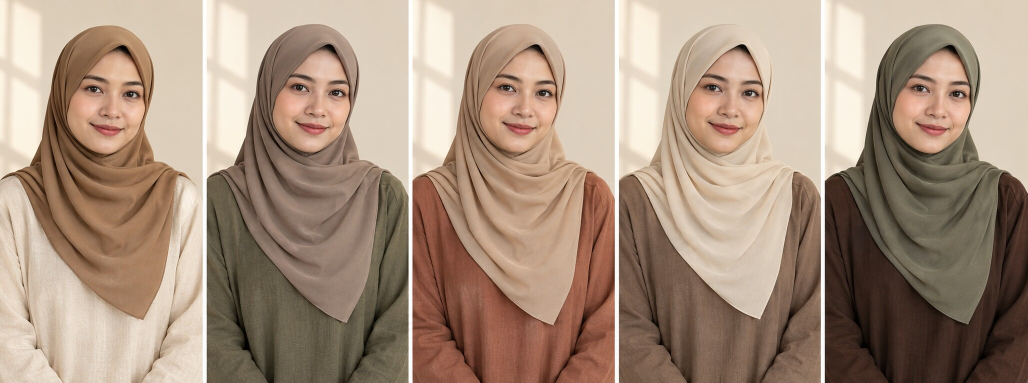
#> input picture CONTENT/DAY-17/assets/earth-tone-five-looks.jpg, 2056 x 765 px (shown at 1/2 size)
$ python render.py
#> lines starting #> are read from the running program, lines starting #| are printed output that depends on the picture
"""Render Day 17 carousel, Stories, and QA previews.

Run: python CONTENT/DAY-17/render.py
Requires: Pillow.
"""

from pathlib import Path
from PIL import Image, ImageDraw, ImageFont, ImageOps

ROOT = Path(__file__).resolve().parent
ASSETS = ROOT / "assets"
SOURCE = ASSETS / "earth-tone-five-looks.jpg"

CW, CH = 1080, 1350
SW, SH = 1080, 1920
PAPER = (250, 247, 241)
CREAM = (244, 237, 228)
DARK = (48, 41, 37)
MUTED = (103, 91, 84)
LINE = (210, 195, 181)
CAMEL = (170, 126, 82)
TAUPE = (145, 127, 113)
TERRACOTTA = (167, 87, 62)
SAND = (216, 190, 155)
MOCHA = (115, 88, 72)
SAGE = (119, 123, 91)
CHOCOLATE = (78, 52, 42)
OLIVE = (111, 114, 75)
WHITE = (255, 255, 255)
SERIF_BOLD = "/usr/share/fonts/truetype/dejavu/DejaVuSerif-Bold.ttf"
SANS = "/usr/share/fonts/truetype/dejavu/DejaVuSans.ttf"
SANS_BOLD = "/usr/share/fonts/truetype/dejavu/DejaVuSans-Bold.ttf"

LOOKS = [
    ("OATMEAL + CAMEL", CAMEL, "light & warm",
     "Outfit terang menjaga look terasa ringan. Camel menambah kehangatan tanpa kontras yang terlalu tajam.",
     ["ringan", "hangat", "low contrast"]),
    ("OLIVE + WARM TAUPE", TAUPE, "grounded neutral",
     "Olive memberi warna utama yang muted. Warm taupe menjaga palet tetap tenang dan earthy.",
     ["muted", "tenang", "grounded"]),
    ("TERRACOTTA + SAND", TERRACOTTA, "warm accent",
     "Terracotta menjadi aksen hangat. Sand yang lebih terang memberi ruang dan keseimbangan visual.",
     ["hangat", "berwarna", "seimbang"]),
    ("MOCHA + SOFT CREAM", MOCHA, "tonal contrast",
     "Mocha memberi dasar medium–deep. Soft cream membuat kontras terang yang tetap hangat.",
     ["tonal", "clean", "medium contrast"]),
    ("CHOCOLATE + MUTED SAGE", SAGE, "deep earthy",
     "Chocolate menjadi dasar yang dalam. Muted sage menambah warna lembut tanpa memutus nuansa earthy.",
     ["deep", "earthy", "soft color"]),
]


def font(path, size):
    return ImageFont.truetype(path, size)


def rounded(draw, box, radius=30, fill=PAPER, outline=None, width=2):
    draw.rounded_rectangle(box, radius=radius, fill=fill, outline=outline, width=width)


def wrap(draw, value, face, max_width):
    rows, row = [], ""
    for word in value.split():
        trial = f"{row} {word}".strip()
        if draw.textbbox((0, 0), trial, font=face)[2] <= max_width:
            row = trial
        else:
            if row:
                rows.append(row)
            row = word
    if row:
        rows.append(row)
    return rows


def text_block(draw, value, xy, face, fill, max_width, leading=None):
    x, y = xy
    leading = leading or int(face.size * 1.18)
    for row in wrap(draw, value, face, max_width):
        draw.text((x, y), row, font=face, fill=fill)
        y += leading
    return y


def footer(draw, h=CH, light=False):
    draw.text((64, h - 45), "@hijabsyaricoid", font=font(SANS, 22),
              fill=PAPER if light else MUTED, anchor="ls")


def panel(index):
    src = Image.open(SOURCE).convert("RGB")
    pw = src.width / 5
    pad = 4
    left = round(index * pw) + (pad if index else 0)
    right = round((index + 1) * pw) - (pad if index < 4 else 0)
    return src.crop((left, 0, right, src.height))


def strip(size):
    out = Image.new("RGB", size, PAPER)
    gap = 6
    cell = (size[0] - gap * 4) // 5
    for i in range(5):
        pic = ImageOps.fit(panel(i), (cell, size[1]), Image.Resampling.LANCZOS, centering=(.5, .42))
        out.paste(pic, (i * (cell + gap), 0))
    return out


def cover():
    im = Image.new("RGB", (CW, CH), PAPER)
    im.paste(strip((CW, 700)), (0, 650))
    ov = Image.new("RGBA", (CW, CH), (0, 0, 0, 0))
    od = ImageDraw.Draw(ov)
    od.rectangle((0, 0, CW, 760), fill=(*PAPER, 238))
    im = Image.alpha_composite(im.convert("RGBA"), ov).convert("RGB")
    d = ImageDraw.Draw(im)
    text_block(d, "5 kombinasi earth tone yang nggak terasa monoton.",
               (64, 88), font(SERIF_BOLD, 68), DARK, 930, 80)
    rounded(d, (64, 430, 872, 534), radius=48, fill=CREAM, outline=LINE)
    d.text((104, 461), "Light · grounded · warm · tonal · deep",
           font=font(SANS_BOLD, 27), fill=DARK)
    footer(d, light=True)
    return im


def overview():
    im = Image.new("RGB", (CW, CH), CREAM)
    d = ImageDraw.Draw(im)
    text_block(d, "Pilih arah paletnya dulu", (64, 76), font(SERIF_BOLD, 60), DARK, 900, 72)
    y = 250
    for i, (name, color, lead, _, _) in enumerate(LOOKS, 1):
        rounded(d, (64, y, 1016, y + 154), radius=30, fill=PAPER, outline=LINE)
        d.rounded_rectangle((92, y + 28, 222, y + 126), radius=24, fill=color)
        d.text((157, y + 77), f"{i:02d}", font=font(SANS_BOLD, 26),
               fill=PAPER if i != 4 else DARK, anchor="mm")
        d.text((254, y + 34), name, font=font(SANS_BOLD, 26), fill=DARK)
        d.text((254, y + 83), lead, font=font(SANS, 25), fill=MUTED)
        y += 174
    d.text((64, 1168), "Referensi visual—bukan aturan warna universal.",
           font=font(SANS, 23), fill=MUTED)
    footer(d)
    return im


def look_slide(index):
    name, color, lead, body, tags = LOOKS[index]
    im = Image.new("RGB", (CW, CH), PAPER)
    portrait = ImageOps.fit(panel(index), (520, 1120), Image.Resampling.LANCZOS, centering=(.5, .42))
    im.paste(portrait, (560, 105))
    ov = Image.new("RGBA", (CW, CH), (0, 0, 0, 0))
    od = ImageDraw.Draw(ov)
    od.rectangle((0, 0, 620, CH), fill=(*PAPER, 247))
    im = Image.alpha_composite(im.convert("RGBA"), ov).convert("RGB")
    d = ImageDraw.Draw(im)
    rounded(d, (64, 84, 326, 150), radius=30, fill=color)
    d.text((195, 117), f"{index+1:02d}  {name.split(' + ')[0]}",
           font=font(SANS_BOLD, 20), fill=PAPER if index != 3 else DARK, anchor="mm")
    text_block(d, name.replace(" + ", " +\n"), (64, 210),
               font(SERIF_BOLD, 53), DARK, 470, 64)
    d.text((64, 372), lead, font=font(SANS_BOLD, 28), fill=color)
    y = text_block(d, body, (64, 444), font(SANS, 28), DARK, 450, 43)
    d.line((64, y + 26, 510, y + 26), fill=LINE, width=2)
    for i, tag in enumerate(tags):
        yy = y + 80 + i * 75
        d.ellipse((64, yy + 8, 84, yy + 28), fill=color)
        d.text((108, yy), tag, font=font(SANS_BOLD, 24), fill=MUTED)
    d.text((64, 1176), "Cek lagi di cahaya alami.", font=font(SANS, 22), fill=MUTED)
    footer(d)
    return im


def chooser():
    im = Image.new("RGB", (CW, CH), (224, 211, 191))
    d = ImageDraw.Draw(im)
    text_block(d, "Pilih lewat 3 pertanyaan", (64, 82), font(SERIF_BOLD, 62), DARK, 920, 74)
    cards = [
        ("01", "Mau kontras light,", "medium, atau deep?"),
        ("02", "Mau netral dominan", "atau satu aksen warna?"),
        ("03", "Warna mana yang", "sudah ada di lemari?"),
    ]
    y = 340
    for num, a, b in cards:
        rounded(d, (64, y, 1016, y + 210), radius=36, fill=PAPER, outline=LINE)
        d.ellipse((96, y + 64, 178, y + 146), fill=CHOCOLATE)
        d.text((137, y + 105), num, font=font(SANS_BOLD, 24), fill=PAPER, anchor="mm")
        d.text((218, y + 52), a, font=font(SANS_BOLD, 31), fill=DARK)
        d.text((218, y + 108), b, font=font(SANS, 29), fill=MUTED)
        y += 236
    rounded(d, (64, 1075, 1016, 1208), radius=32, fill=CHOCOLATE)
    d.text((540, 1121), "Simpan paletnya, lalu cek di cahaya alami.",
           font=font(SANS_BOLD, 27), fill=PAPER, anchor="mm")
    d.text((540, 1165), "Nomor berapa yang ingin kamu coba?",
           font=font(SANS, 24), fill=PAPER, anchor="mm")
    footer(d)
    return im


def story_one():
    im = Image.new("RGB", (SW, SH), PAPER)
    im.paste(strip((SW, 1020)), (0, 900))
    d = ImageDraw.Draw(im)
    text_block(d, "Earth tone kamu lebih sering…", (72, 150),
               font(SERIF_BOLD, 70), DARK, 920, 84)
    d.text((72, 382), "Light atau deep?", font=font(SANS_BOLD, 36), fill=MUTED)
    rounded(d, (72, 540, 1008, 810), radius=40, fill=CREAM, outline=LINE)
    d.text((540, 615), "RUANG POLL INSTAGRAM", font=font(SANS_BOLD, 25), fill=TAUPE, anchor="mm")
    d.text((540, 716), "LIGHT   /   DEEP", font=font(SANS_BOLD, 38), fill=DARK, anchor="mm")
    footer(d, SH, light=True)
    return im


def story_two():
    im = Image.new("RGB", (SW, SH), CREAM)
    d = ImageDraw.Draw(im)
    text_block(d, "Pilih satu kombinasi", (72, 150), font(SERIF_BOLD, 72), DARK, 920, 86)
    a = ImageOps.fit(panel(0), (430, 920), Image.Resampling.LANCZOS, centering=(.5, .42))
    b = ImageOps.fit(panel(4), (430, 920), Image.Resampling.LANCZOS, centering=(.5, .42))
    im.paste(a, (72, 410))
    im.paste(b, (578, 410))
    d = ImageDraw.Draw(im)
    rounded(d, (92, 1250, 482, 1335), radius=40, fill=CAMEL)
    d.text((287, 1292), "A — LIGHT", font=font(SANS_BOLD, 27), fill=PAPER, anchor="mm")
    rounded(d, (598, 1250, 988, 1335), radius=40, fill=CHOCOLATE)
    d.text((793, 1292), "B — DEEP", font=font(SANS_BOLD, 27), fill=PAPER, anchor="mm")
    rounded(d, (72, 1465, 1008, 1740), radius=40, fill=PAPER, outline=LINE)
    d.text((540, 1542), "RUANG POLL INSTAGRAM", font=font(SANS_BOLD, 25), fill=TAUPE, anchor="mm")
    d.text((540, 1650), "A — LIGHT   /   B — DEEP", font=font(SANS_BOLD, 34), fill=DARK, anchor="mm")
    footer(d, SH)
    return im


def story_three():
    im = Image.new("RGB", (SW, SH), CREAM)
    d = ImageDraw.Draw(im)
    text_block(d, "Nomor berapa yang ingin kamu coba?", (72, 150),
               font(SERIF_BOLD, 70), DARK, 920, 84)
    x = 72
    for i, (_, color, _, _, _) in enumerate(LOOKS, 1):
        d.rounded_rectangle((x, 520, x + 164, 670), radius=30, fill=color, outline=LINE)
        d.text((x + 82, 595), str(i), font=font(SANS_BOLD, 38),
               fill=PAPER if i != 4 else DARK, anchor="mm")
        x += 184
    rounded(d, (72, 850, 1008, 1230), radius=42, fill=PAPER, outline=LINE)
    d.text((540, 946), "RUANG QUESTIONS STICKER", font=font(SANS_BOLD, 25), fill=TAUPE, anchor="mm")
    d.text((540, 1080), "1, 2, 3, 4, atau 5?", font=font(SANS_BOLD, 38), fill=DARK, anchor="mm")
    d.text((72, 1480), "Jawabanmu membantu Color Lab berikutnya.",
           font=font(SANS_BOLD, 29), fill=MUTED)
    footer(d, SH)
    return im


def save_png(im, path):
    tmp = path.with_name(path.stem + ".rendering.png")
    if tmp.exists():
        tmp.unlink()
    im.convert("RGB").quantize(colors=256, method=Image.Quantize.MEDIANCUT).save(tmp, optimize=False)
    with Image.open(tmp) as check:
        check.load()
        if check.size != im.size:
            raise ValueError(f"Dimension mismatch: {path}")
    tmp.replace(path)


def sheet(images, path, cols, thumb):
    rows = (len(images) + cols - 1) // cols
    canvas = Image.new("RGB", (thumb[0] * cols, thumb[1] * rows + 54), WHITE)
    d = ImageDraw.Draw(canvas)
    d.text((20, 12), "DAY 17 — QA PREVIEW", font=font(SANS_BOLD, 24), fill=DARK)
    for i, im in enumerate(images):
        small = im.convert("RGB").resize(thumb, Image.Resampling.LANCZOS)
        canvas.paste(small, ((i % cols) * thumb[0], 54 + (i // cols) * thumb[1]))
    save_png(canvas, path)


def main():
    ASSETS.mkdir(parents=True, exist_ok=True)
    slides = [cover(), overview()] + [look_slide(i) for i in range(5)] + [chooser()]
#> in panel, src is the input picture: PIL image 2056x765 RGB; mean R, G, B 167.2, 144.7, 126.3
#> in cover, `ov = Image.new("RGBA", (CW, CH), (0, 0, 0, 0))`: ov: PIL image 1080x1350 RGBA; every value is 0
#> the loop in look_slide (call 2), `for i, tag in enumerate(tags):` made 3 passes
#> tag on passes 1 to 3: 'muted', 'tenang', 'grounded'
#> in look_slide (call 5), `name, color, lead, body, tags = LOOKS[index]`: name = 'CHOCOLATE + MUTED SAGE'; color = (119, 123, 91); lead = 'deep earthy'; tags = ['deep', 'earthy', 'soft color']
#> in look_slide (call 5), `portrait = ImageOps.fit(panel(index), (520, 1120), Image.Resampling.LA..`:
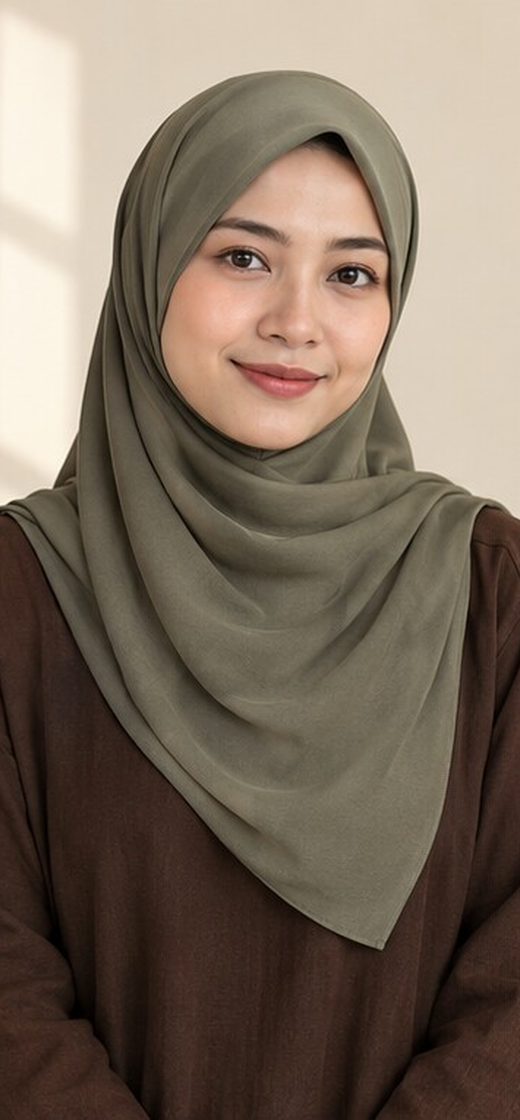
#> portrait: PIL image 520x1120 RGB; mean R, G, B 123.9, 108.8, 94
#> in look_slide (call 5), `im = Image.alpha_composite(im.convert("RGBA"), ov).convert("RGB")`:
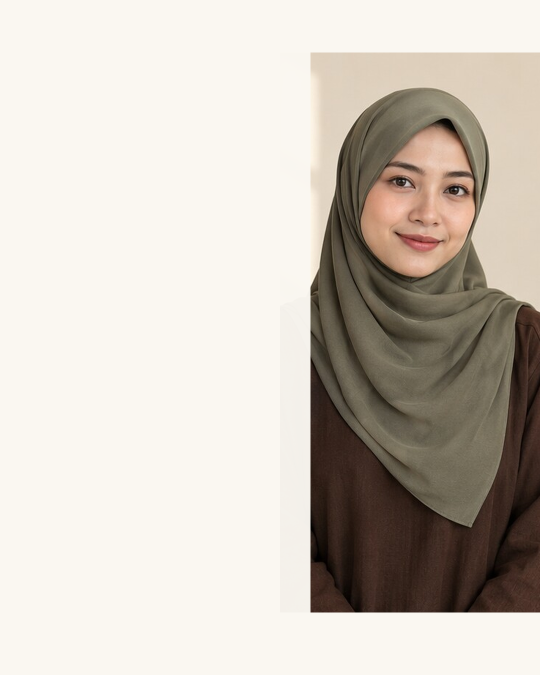
#> im: PIL image 1080x1350 RGB (shown at 1/2 size); mean R, G, B 204.6, 197.3, 188
#> the loop in look_slide (call 5), `for i, tag in enumerate(tags):` made 3 passes
#> in chooser, `im = Image.new("RGB", (CW, CH), (224, 211, 191))`:
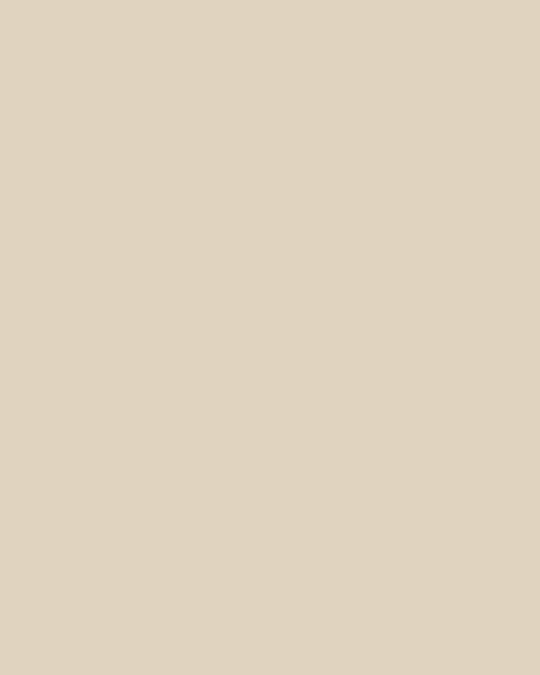
#> im: PIL image 1080x1350 RGB (shown at 1/2 size); mean R, G, B 224, 211, 191
#> slides = 8 items
    for i, im in enumerate(slides, 1):
        save_png(im, ASSETS / f"carousel-{i:02d}.png")
#> in save_png, `im.convert("RGB").quantize(colors=256, method=Image.Quantize.MEDIANCUT..`:
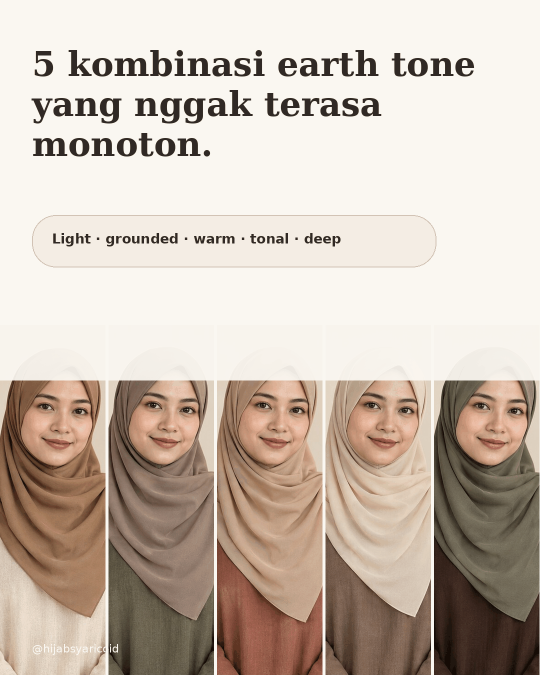
#> saved as carousel-01.rendering.png: PIL image 1080x1350 P (shown at 1/2 size); mean R, G, B 202.1, 188.6, 176.6
    stories = [story_one(), story_two(), story_three()]
#> in story_one, `im = Image.new("RGB", (SW, SH), PAPER)`:
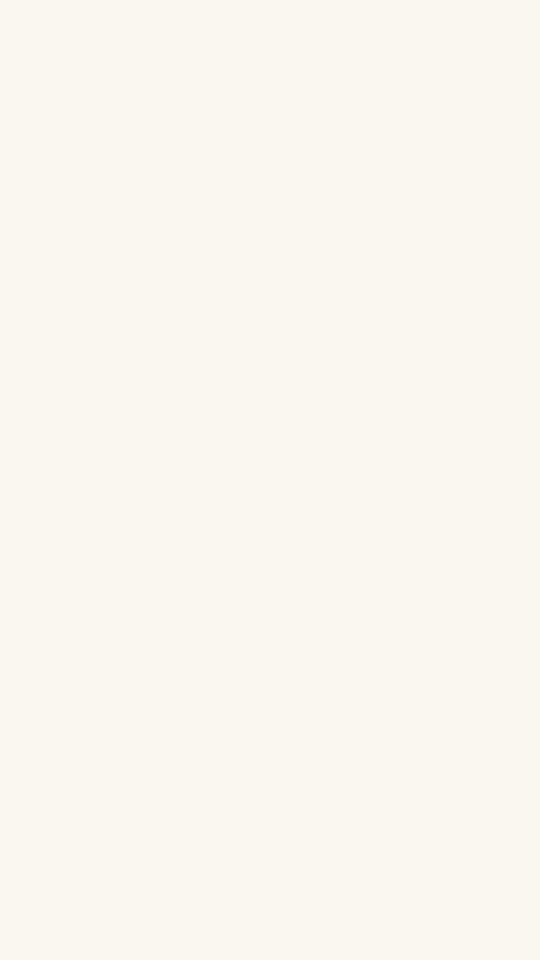
#> im: PIL image 1080x1920 RGB (shown at 1/2 size); mean R, G, B 250, 247, 241
#> call 2 of strip, with size = (1080, 1020)
#> in strip (call 2), `pic = ImageOps.fit(panel(i), (cell, size[1]), Image.Resampling.LANCZOS..`:
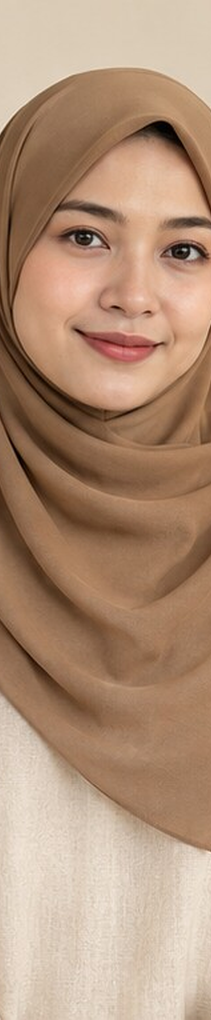
#> pic: PIL image 211x1020 RGB; mean R, G, B 177, 145.1, 120.6
#> in strip (call 2), `out.paste(pic, (i * (cell + gap), 0))`:
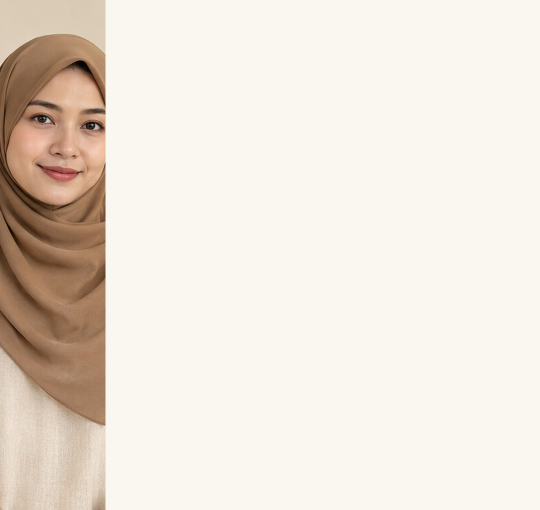
#> out: PIL image 1080x1020 RGB (shown at 1/2 size); mean R, G, B 235.7, 227.1, 217.5
    for i, im in enumerate(stories, 1):
        save_png(im, ASSETS / f"story-{i:02d}.png")
    sheet(slides, ASSETS / "contact-sheet.png", 4, (270, 338))
#> in sheet, `rows = (len(images) + cols - 1) // cols`: rows = 2
#> the loop in sheet, `for i, im in enumerate(images):` made 8 passes
    sheet(stories, ASSETS / "stories-contact-sheet.png", 3, (270, 480))


if __name__ == "__main__":
    main()
